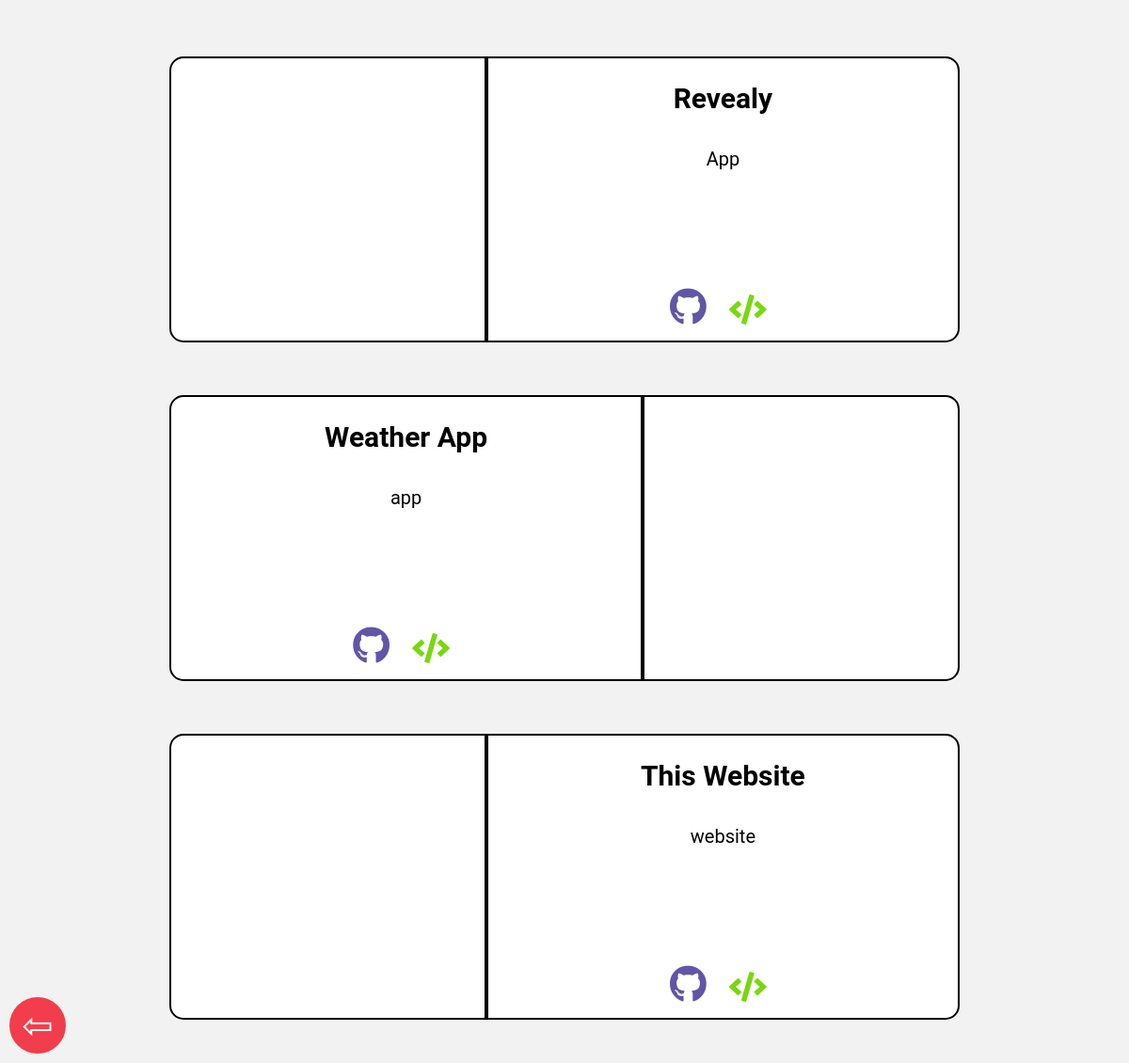
The app's page /projects/, older data.
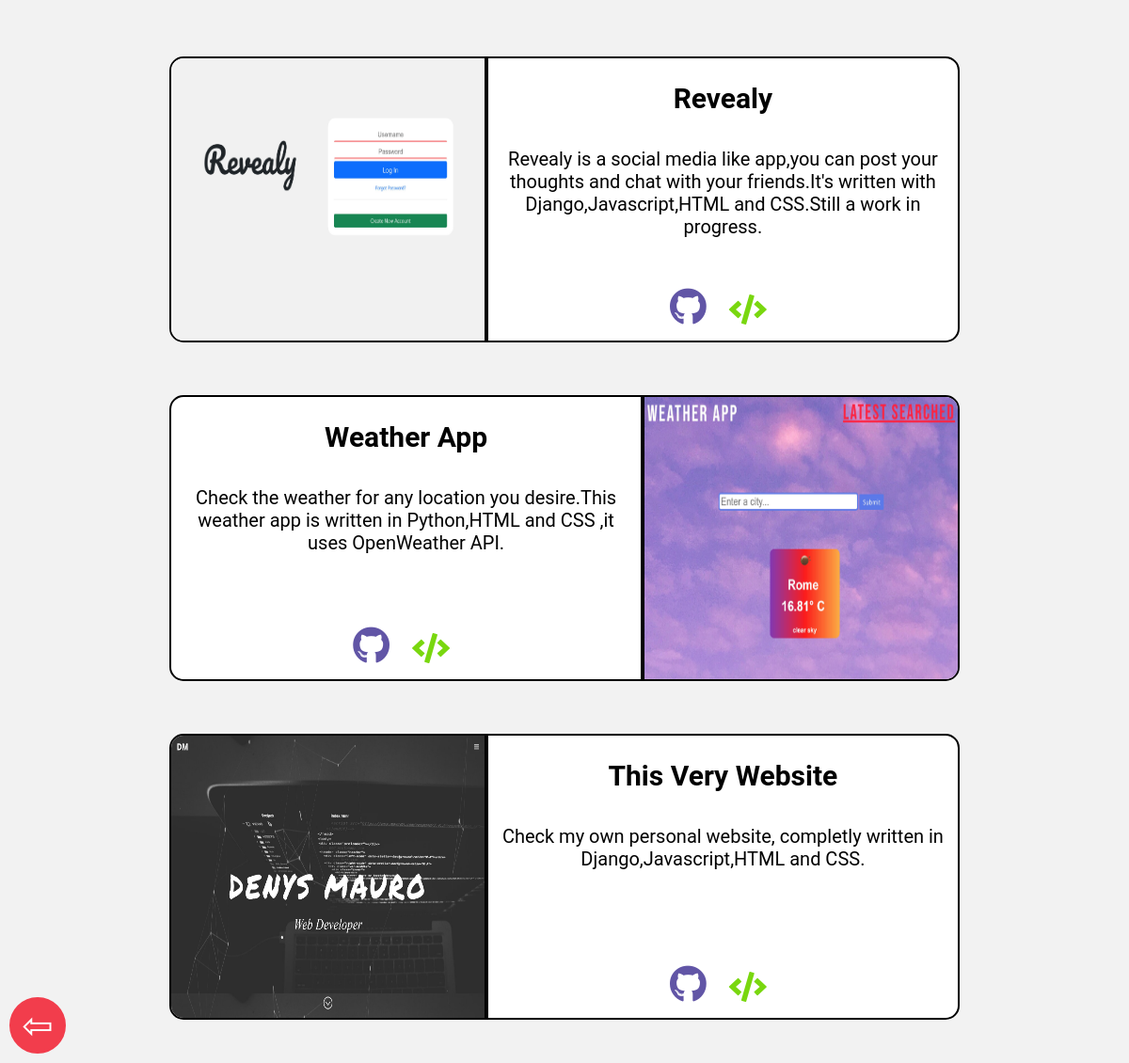
The same page, newer data.
### projects/models.py (models this page shows, shortened)
class ProjectDetail(models.Model):
    name = models.CharField(max_length=50)
    image = models.ImageField(blank=True, upload_to='projects_img/')
    description = models.TextField(max_length=500)
    github_url = models.URLField(max_length=200)
    live_url = models.URLField(max_length=200, blank=True)

### projects/views.py (the view)
# urls.py: path('', base_project, name="base_project"),
def base_project(request):
    all_projects_info = ProjectDetail.objects.all()
    all_projects = []
    for proj_info in all_projects_info:
        all_projects.append(proj_info)
    return render(request, "base_project.html", {'all_projects':all_projects})

### projects/templates/base_project.html (shortened to what this page needs)
<!DOCTYPE html>
{% load static %}
<html lang="en">
<head>
  <link rel='stylesheet' href='https://cdnjs.cloudflare.com/ajax/libs/font-awesome/5.15.4/css/all.min.css'>
  <link rel="stylesheet" href="{% static 'css/base_project.css' %}">
</head>
<body>
<a href="{% url 'website:index' %}"><button title="Back to Main Page" type="button" class="nav">⇦</button></a>
  {% for project in all_projects %}
  {% if forloop.counter0|divisibleby:2 %}
  <div class="container-wrap">
  <div class="img-cont">
  <img src="/media/{{ project.image }}" onerror="this.style.display='none';"></div>
  <div class="proj-d">
    <h2 class="proj-title">{{project.name}}</h2>
    <p>{{ project.description }}</p>
    <div class="icon-cont">
  <ul>
      <li><a href="{{ project.github_url }}" id="links"><i class="fab fa-github"></i></a></li>
      <li><a href="{{ project.live_url }}" id="links"><i class="fas fa-code" {% if not project.live_url %}title="No live code sorry!"{% endif %}></i></a></li>
    </ul>
  </div>
  </div>
  </div>
  {% else %}
    <div class="container-wrap">
  <div class="proj-d-odd">
    <h2 class="proj-title">{{project.name}}</h2>
    <p>{{ project.description }}</p>
    <div class="icon-cont-odd">
  <ul>
      <li><a href="{{ project.github_url }}" id="links"><i class="fab fa-github"></i></a></li>
      <li><a href="{{ project.live_url }}" id="links"><i class="fas fa-code" {% if not project.live_url %}title="No live code sorry!"{% endif %}></i></a></li>
    </ul>
  </div>
  </div>
  <div class="img-cont-odd">
  <img src="/media/{{ project.image }}" onerror="this.style.display='none';"></div>
  </div>
  {% endif %}
  {% endfor %}
</body>
</html>

### projects/static/css/base_project.css (style rules this page uses)
body, html { margin: 0; background-color: #F2F2F2; }
a, button { cursor: pointer; }
.nav { width: 60px; background-color: #F23D4C; height: 60px; text-align: center; border-radius: 50%; border: #F23D4C solid; color: white; font-size: 40px; position: fixed; bottom: 10px; left: 10px; transition: .4s ease-out; }
.container-wrap { width: 70%; height: 300px; margin-left: 15%; margin-right: 15%; margin-top: 5%; display: flex; font-family: 'Roboto',sans-serif; }
.img-cont { background-color: white; width: 40%; height: 100%; flex-grow: 1; border: solid 2px black; border-top-left-radius: 15px; border-bottom-left-radius: 15px; overflow: hidden; }
img { width:100%; height:100%; }
.proj-d { width: 60%; height: 100%; background-color: white; flex-grow: 1; border: solid 2px black; border-top-right-radius: 15px; border-bottom-right-radius: 15px; position: relative; }
.proj-title { text-align: center; font-size: 30px; }
p { padding: 10px; font-size: 20px; word-wrap: break-word; text-align: center; }
ul { display: inline-block; }
ul li { display: inline-block; padding-left: 10px; padding-right: 10px; }
.fa-github { color: #6155a6; font-size: 2.5em; transition: .6s ease-out; }
.fa-code { color: #79D70F; font-size: 2em; padding-right: 50px; transition: .6s ease-out; }
.icon-cont { text-align:center; background-color: white; bottom: 0; position: absolute; width:100%; border-bottom-right-radius: 15px; }
body:last-child { padding-bottom: 50px; }
.img-cont-odd { background-color: white; width: 40%; height: 100%; flex-grow: 1; border: solid 2px black; border-top-right-radius: 15px; border-bottom-right-radius: 15px; overflow: hidden; }
.proj-d-odd { width: 60%; height: 100%; background-color: white; flex-grow: 1; border: solid 2px black; border-top-left-radius: 15px; border-bottom-left-radius: 15px; position: relative; }
.icon-cont-odd { text-align:center; background-color: white; bottom: 0; position: absolute; width:100%; border-bottom-left-radius: 15px; }

Row changes from the older to the newer data that the page shows:
changed ProjectDetail "Revealy": image: picture added; description "App" → "Revealy is a social media like app,you can post your thoughts and chat with your friends.It's written with Django,Javascript,HTML and CSS.Still a work in progress."
changed ProjectDetail "Weather App": description "app" → "Check the weather for any location you desire.This weather app is written in Python,HTML and CSS ,it uses OpenWeather API."; image: picture added
changed ProjectDetail: image: picture added; name "This Website" → "This Very Website"; description "website" → "Check my own personal website, completly written in Django,Javascript,HTML and CSS."
